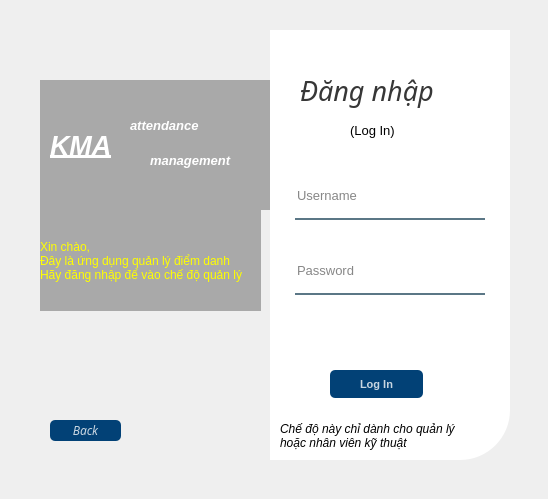
<?xml version="1.0" encoding="UTF-8"?>
<ui version="4.0">
 <class>Form_Login</class>
 <widget class="QWidget" name="Form_Login">
  <property name="geometry">
   <rect>
    <x>0</x>
    <y>0</y>
    <width>548</width>
    <height>499</height>
   </rect>
  </property>
  <property name="windowTitle">
   <string>Form</string>
  </property>
  <widget class="QWidget" name="widget" native="true">
   <property name="geometry">
    <rect>
     <x>0</x>
     <y>0</y>
     <width>550</width>
     <height>500</height>
    </rect>
   </property>
   <property name="styleSheet">
    <string notr="true">QPushButton#bt_login{
background-color:rgba(2,65,118,255);
color:rgba(255,255,255,200);
border-radius:5px;
}
QPushButton#bt_login:pressed{
padding-left:5px;
padding-top:5px;
background-color:rgba(2,65,118,100);
background-position:calc(100%-10px)center;
}
QPushButton#bt_back:hover{
background-color:rgba(2,65,118,200);
}
QPushButton#bt_back{
background-color:rgba(2,65,118,255);
color:rgba(255,255,255,200);
border-radius:5px;
}
QPushButton#bt_back:pressed{
padding-left:5px;
padding-top:5px;
background-color:rgba(2,65,118,100);
background-position:calc(100%-10px)center;
}
QPushButton#bt_back:hover{
background-color:rgba(2,65,118,200);
}</string>
   </property>
   <widget class="QLabel" name="label">
    <property name="geometry">
     <rect>
      <x>40</x>
      <y>30</y>
      <width>280</width>
      <height>430</height>
     </rect>
    </property>
    <property name="styleSheet">
     <string notr="true">
border-image:url(:/backgroud/backgroud/b9.jpg);
border-top-left-radius:50px;</string>
    </property>
    <property name="text">
     <string/>
    </property>
   </widget>
   <widget class="QLabel" name="label_2">
    <property name="geometry">
     <rect>
      <x>270</x>
      <y>30</y>
      <width>240</width>
      <height>430</height>
     </rect>
    </property>
    <property name="font">
     <font>
      <pointsize>15</pointsize>
     </font>
    </property>
    <property name="styleSheet">
     <string notr="true">background-color:rgba(255, 255, 255);
border-bottom-right-radius:50px;</string>
    </property>
    <property name="text">
     <string/>
    </property>
   </widget>
   <widget class="QLabel" name="label_3">
    <property name="geometry">
     <rect>
      <x>300</x>
      <y>70</y>
      <width>181</width>
      <height>41</height>
     </rect>
    </property>
    <property name="font">
     <font>
      <family>UVN Dzung Dakao</family>
      <pointsize>20</pointsize>
      <weight>50</weight>
      <italic>true</italic>
      <bold>false</bold>
     </font>
    </property>
    <property name="styleSheet">
     <string notr="true">color:rgba(0,0,0,200);</string>
    </property>
    <property name="text">
     <string>Đăng nhập</string>
    </property>
   </widget>
   <widget class="QLabel" name="label_4">
    <property name="geometry">
     <rect>
      <x>350</x>
      <y>120</y>
      <width>71</width>
      <height>20</height>
     </rect>
    </property>
    <property name="font">
     <font>
      <pointsize>10</pointsize>
     </font>
    </property>
    <property name="text">
     <string>(Log In)</string>
    </property>
   </widget>
   <widget class="QLineEdit" name="line_username">
    <property name="geometry">
     <rect>
      <x>295</x>
      <y>180</y>
      <width>190</width>
      <height>40</height>
     </rect>
    </property>
    <property name="font">
     <font>
      <pointsize>10</pointsize>
     </font>
    </property>
    <property name="styleSheet">
     <string notr="true">background-color:rgba(0,0,0,0);
border:none;
border-bottom:2px solid rgba(46,82,101,200);
color:rgba(0,0,0,240);
padding-bottom:7px;
</string>
    </property>
    <property name="echoMode">
     <enum>QLineEdit::Normal</enum>
    </property>
    <property name="placeholderText">
     <string>Username</string>
    </property>
   </widget>
   <widget class="QLineEdit" name="line_password">
    <property name="geometry">
     <rect>
      <x>295</x>
      <y>255</y>
      <width>190</width>
      <height>40</height>
     </rect>
    </property>
    <property name="font">
     <font>
      <pointsize>10</pointsize>
     </font>
    </property>
    <property name="styleSheet">
     <string notr="true">background-color:rgba(0,0,0,0);
border:none;
border-bottom:2px solid rgba(46,82,101,200);
color:rgba(0,0,0,240);
padding-bottom:7px;
</string>
    </property>
    <property name="echoMode">
     <enum>QLineEdit::Password</enum>
    </property>
    <property name="placeholderText">
     <string>Password</string>
    </property>
   </widget>
   <widget class="QPushButton" name="bt_login">
    <property name="geometry">
     <rect>
      <x>330</x>
      <y>370</y>
      <width>93</width>
      <height>28</height>
     </rect>
    </property>
    <property name="font">
     <font>
      <pointsize>8</pointsize>
      <weight>75</weight>
      <bold>true</bold>
     </font>
    </property>
    <property name="text">
     <string>Log In</string>
    </property>
   </widget>
   <widget class="QLabel" name="label_5">
    <property name="geometry">
     <rect>
      <x>40</x>
      <y>80</y>
      <width>230</width>
      <height>130</height>
     </rect>
    </property>
    <property name="styleSheet">
     <string notr="true">background-color:rgba(0,0,0,75);</string>
    </property>
    <property name="text">
     <string/>
    </property>
   </widget>
   <widget class="QLabel" name="label_6">
    <property name="geometry">
     <rect>
      <x>50</x>
      <y>120</y>
      <width>81</width>
      <height>51</height>
     </rect>
    </property>
    <property name="font">
     <font>
      <pointsize>20</pointsize>
      <weight>75</weight>
      <italic>true</italic>
      <bold>true</bold>
      <underline>true</underline>
     </font>
    </property>
    <property name="styleSheet">
     <string notr="true">color: rgb(255, 255, 255);</string>
    </property>
    <property name="text">
     <string>KMA</string>
    </property>
   </widget>
   <widget class="QLabel" name="label_7">
    <property name="geometry">
     <rect>
      <x>130</x>
      <y>110</y>
      <width>101</width>
      <height>31</height>
     </rect>
    </property>
    <property name="font">
     <font>
      <pointsize>10</pointsize>
      <weight>75</weight>
      <italic>true</italic>
      <bold>true</bold>
     </font>
    </property>
    <property name="styleSheet">
     <string notr="true">color: rgb(255, 255, 255);
</string>
    </property>
    <property name="text">
     <string>attendance</string>
    </property>
   </widget>
   <widget class="QLabel" name="label_8">
    <property name="geometry">
     <rect>
      <x>150</x>
      <y>150</y>
      <width>121</width>
      <height>21</height>
     </rect>
    </property>
    <property name="font">
     <font>
      <pointsize>10</pointsize>
      <weight>75</weight>
      <italic>true</italic>
      <bold>true</bold>
     </font>
    </property>
    <property name="styleSheet">
     <string notr="true">color: rgb(255, 255, 255);
</string>
    </property>
    <property name="text">
     <string>management</string>
    </property>
   </widget>
   <widget class="QLabel" name="label_9">
    <property name="geometry">
     <rect>
      <x>40</x>
      <y>210</y>
      <width>221</width>
      <height>101</height>
     </rect>
    </property>
    <property name="styleSheet">
     <string notr="true">color: rgb(255, 255, 0);
background-color:rgba(0,0,0,75);</string>
    </property>
    <property name="text">
     <string>Xin chào,
Đây là ứng dụng quản lý điểm danh
Hãy đăng nhập để vào chế độ quản lý</string>
    </property>
   </widget>
   <widget class="QLabel" name="label_10">
    <property name="geometry">
     <rect>
      <x>280</x>
      <y>420</y>
      <width>191</width>
      <height>31</height>
     </rect>
    </property>
    <property name="font">
     <font>
      <italic>true</italic>
     </font>
    </property>
    <property name="text">
     <string>Chế độ này chỉ dành cho quản lý
hoặc nhân viên kỹ thuật</string>
    </property>
   </widget>
   <widget class="QPushButton" name="bt_back">
    <property name="geometry">
     <rect>
      <x>50</x>
      <y>420</y>
      <width>71</width>
      <height>21</height>
     </rect>
    </property>
    <property name="font">
     <font>
      <family>UVN Dzung Dakao</family>
      <italic>true</italic>
     </font>
    </property>
    <property name="text">
     <string>Back</string>
    </property>
   </widget>
   <widget class="QLabel" name="error">
    <property name="geometry">
     <rect>
      <x>290</x>
      <y>310</y>
      <width>191</width>
      <height>41</height>
     </rect>
    </property>
    <property name="font">
     <font>
      <italic>true</italic>
     </font>
    </property>
    <property name="styleSheet">
     <string notr="true">color: rgb(255, 0, 0);</string>
    </property>
    <property name="text">
     <string/>
    </property>
   </widget>
  </widget>
 </widget>
 <resources>
  <include location="res.qrc"/>
 </resources>
 <connections/>
</ui>
